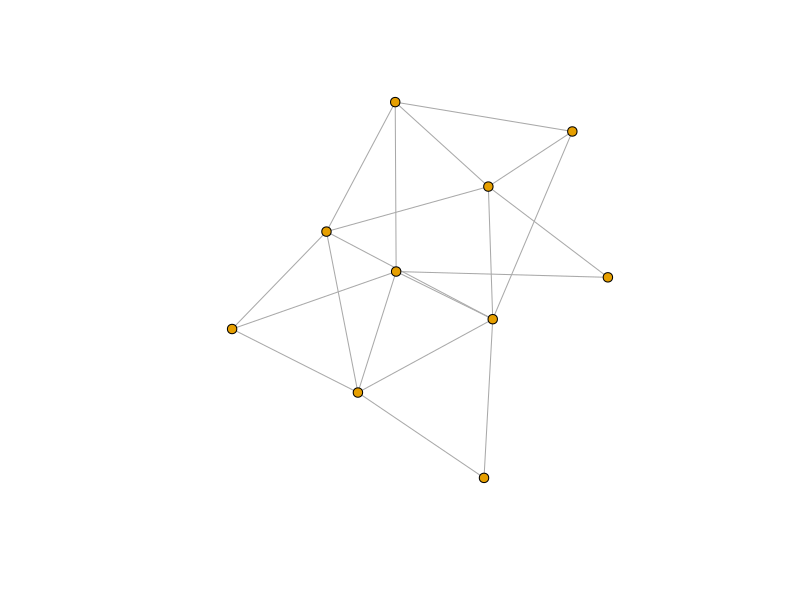
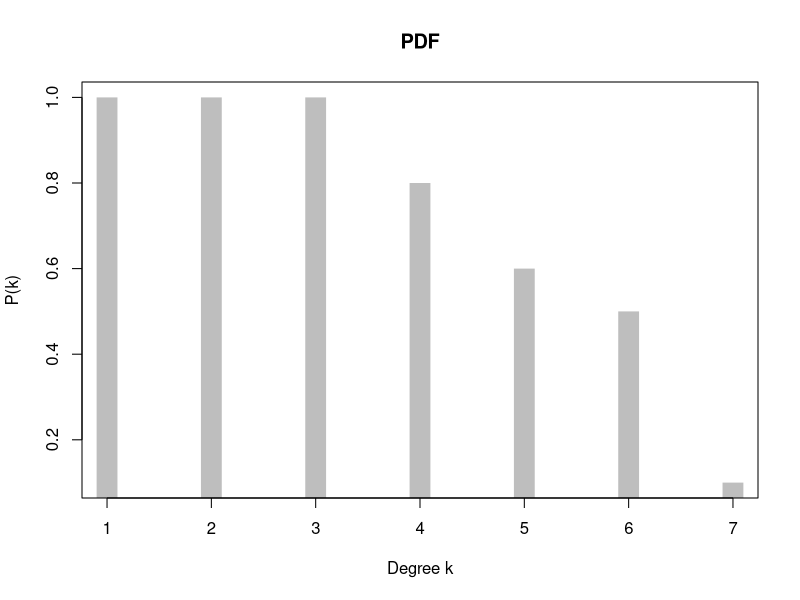

These figures' R source, in order:
library(igraph)

# Watts-Strogatz model

# DELETE DELETE
# algorithm based on:
# https://en.wikipedia.org/wiki/Watts%E2%80%93Strogatz_model#Algorithm
# DELETE DELETE

N <- 10
k <- 4
p <- 0.5

stopifnot((k %% 2) == 0)
stopifnot(k <= 20)
stopifnot(k < N)

g <- make_empty_graph(directed = F) + vertices(1:N)
for (i in 1:N) {
    for (j in 1:N) {
        aux <- abs(i - j) %% (N - 1 - (k / 2))
        if (0 < aux & aux <= (k / 2)) {
            g <- g + edge(i, j)
        }
    }
}

g <- simplify(g)

for (i in 1:N) {
    for (j in (i + 1):(i + (k / 2))) {
        if (j == N) {
            curr_edge <- paste(i, "|", j, sep = "")
        } else {
            curr_edge <- paste(i, "|", j %% N, sep = "")
        }
        g <- delete.edges(g, curr_edge)
        repeat {
            selection <- sample(1:N, 1, replace = F, prob = rep(p, N))
            if (!g[i, selection] & selection != i) {
                g <- g + edge(i, selection)
                break
            }
        }
    }
}

stopifnot(mean(degree(g)) <= 20)

plots.path = "figures"

png(
  file = file.path(plots.path, paste("WS-", N, "-", k, "-", p, ".png", sep = "")),
  width = 10,
  height = 10,
  units = "cm",
  res = 1200,
  pointsize = 4
)
plot(g, layout = layout_with_kk, vertex.size=5, vertex.label = NA)
dev.off()

png(file = file.path(
  plots.path,
  paste("Degree-distribution-WS-", N, "-", k, "-", p, ".png", sep = "")
))
plot(
  degree.distribution(g, cumulative = T),
  type = 'h',
  # log = 'y',
  lwd = 20,
  lend = 1,
  col = 'gray',
  main = "PDF",
  xlab = "Degree k",
  ylab = "P(k)",
)
dev.off()